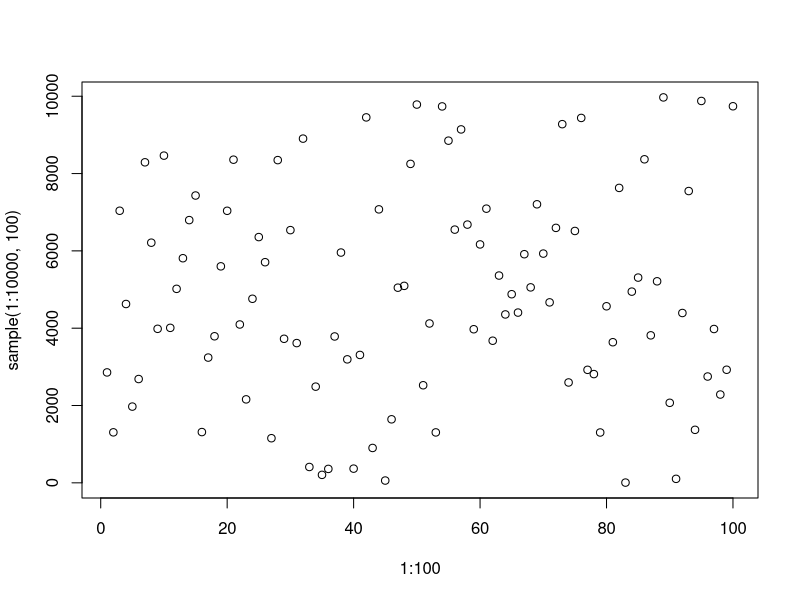

Write the R code that produced this figure.
## ---- chunk 1
library(knitr)
knitr::opts_chunk$set(echo = TRUE)
hook_output <- knit_hooks$get("output")
knit_hooks$set(output = function(x, options) {
  lines <- options$output.lines
  if (is.null(lines)) {
    return(hook_output(x, options))  # pass to default hook
  }
  x <- unlist(strsplit(x, "\n"))
  more <- "..."
  if (length(lines)==1) {        # first n lines
    if (length(x) > lines) {
      # truncate the output, but add ....
      x <- c(head(x, lines), more)
    }
  } else {
    x <- c(more, x[lines], more)
  }
  # paste these lines together
  x <- paste(c(x, ""), collapse = "\n")
  hook_output(x, options)
})

# http://r-statistics.co/Complete-Ggplot2-Tutorial-Part1-With-R-Code.html
## ---- chunk 2
help(rlm, package = "MASS")
help(package="MASS")
?mean
## ---- chunk 3
# # If you have not installed the package dplyr, 
# # please un-comment and run the following line in your console.
# install.packages("dplyr")
library(dplyr)
# We will use the same worldTFR dataset again for simplicity. 
worldTFR <- read.csv("worldTFR.csv")
print(head(worldTFR))
## ---- chunk 4
# check structure of your df first
filter(worldTFR, Year == "1950")

# or equivalently using the pipe operator
# This is a cleaner approach 
worldTFR %>% filter(Year == "1950") 
## ---- chunk 5
worldTFR[worldTFR$Year == "1950", ] # Don't forget the comma!
## ---- chunk 6
worldTFR %>% filter(Year == "1950", TFR >= 7.5, Uncode > 500)
## ---- chunk 7
worldTFR %>% filter(!is.na(GDPpc))
# You can also add more conditions here: 
worldTFR %>% filter(!is.na(GDPpc), TFR > 5)

## ---- chunk 8
worldTFR.na <- worldTFR %>% filter(complete.cases(.))

# equivalently to: na.omit(worldTFR)
summary(worldTFR.na)

worldTFR.na %>% arrange(Year, TFR)
## ---- chunk 9
# desc in Year, but still ascending in TFR
worldTFR.na %>% arrange(desc(Year), TFR)
## ---- chunk 10
worldTFR.na %>% slice(5:10)
## ---- chunk 11
worldTFR.na %>% slice_head(n = 10)

## ---- chunk 12
worldTFR.na %>% slice_tail(n = 3)
## ---- chunk 13
worldTFR.na %>% slice_sample(n = 10)
## ---- chunk 14
worldTFR.na %>% slice_sample(prop = 0.3) # 30% of rows
## ---- chunk 15
worldTFR.na %>% slice_sample(prop = 0.1, replace = FALSE)
## ---- chunk 16
worldTFR %>%
  filter(!is.na(GDPpc)) %>% # you can have multiple pipes
  slice_max(GDPpc, n = 3)

worldTFR %>%
  filter(!is.na(Yschooling)) %>% 
  slice_max(Uncode, n = 3)
## ---- chunk 17
# library(MASS)
worldTFR %>% dplyr::select(CountryCode, Year, TFR)
## ---- chunk 18
worldTFR.na %>% select(Year:LifeExpB)
## ---- chunk 19
worldTFR.na %>% select(!(Year:LifeExpB))
worldTFR.na
worldTFR.na %>% select(!c(Country, Year, TFR)) 

## ---- chunk 20
worldTFR.na %>% select(starts_with("Country"))
## ---- chunk 21
worldTFR.na %>% select(ends_with("e"))
## ---- chunk 22
worldTFR.na %>% select(contains("Country"))
## ---- chunk 23
worldTFR.na %>% mutate(ChildBearing_r = round(ChildBearing,0))
## ---- chunk 24
# Can you explain what this code block does? 
df <- worldTFR %>% 
  mutate(ChildBearing_r = round(ChildBearing,0)) %>%
  filter(!is.na(GDPpc), !is.na(Yschooling), TFR > 5) %>%
  select(CountryCode, Year, TFR, GDPpc, Yschooling, ChildBearing_r)
df
# View(df)
## ---- chunk 25
# Create new variable based on Pop1564Female
worldTFR <- worldTFR %>%
  mutate(female50 = ifelse(Pop1564Female > 50, 1, 0))

# Now calculate group mean of LifeExpB based on the female 50
worldTFR %>%
  group_by(female50) %>%
  summarize(mean(LifeExpB))
## ---- chunk 26
dim(worldTFR)[1]
worldTFR  %>% slice(c(1:10 , 12340:12342))
# View(df4)
## ---- chunk 27
plot(1:100, sample(1:10000, 100))
